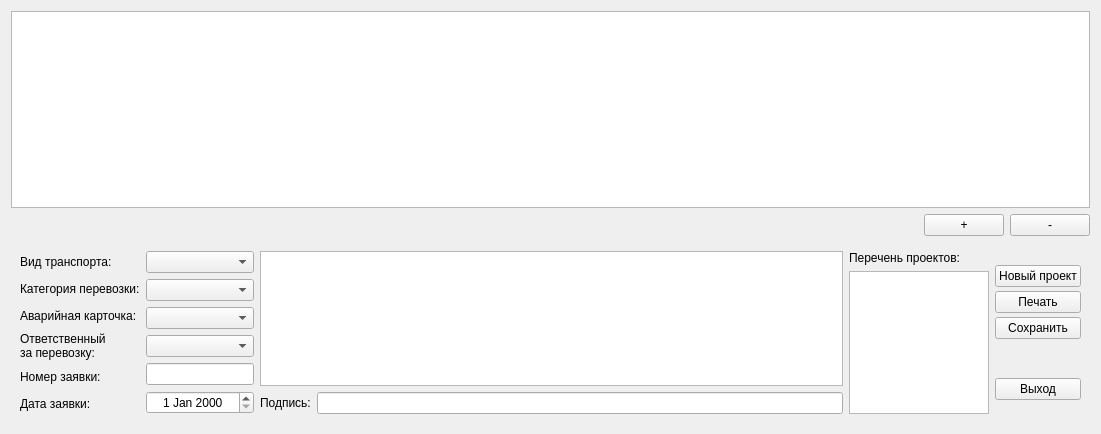
<?xml version="1.0" encoding="UTF-8"?>
<ui version="4.0">
 <class>ClaimForm</class>
 <widget class="QWidget" name="ClaimForm">
  <property name="geometry">
   <rect>
    <x>0</x>
    <y>0</y>
    <width>1101</width>
    <height>434</height>
   </rect>
  </property>
  <property name="windowTitle">
   <string>Заявка на специальную перевозку</string>
  </property>
  <property name="windowIcon">
   <iconset>
    <normaloff>../images/new.png</normaloff>../images/new.png</iconset>
  </property>
  <layout class="QVBoxLayout" name="verticalLayout_2">
   <item>
    <widget class="QFrame" name="frame_4">
     <property name="sizePolicy">
      <sizepolicy hsizetype="Preferred" vsizetype="Preferred">
       <horstretch>10</horstretch>
       <verstretch>5</verstretch>
      </sizepolicy>
     </property>
     <property name="frameShape">
      <enum>QFrame::NoFrame</enum>
     </property>
     <property name="frameShadow">
      <enum>QFrame::Raised</enum>
     </property>
     <layout class="QVBoxLayout" name="verticalLayout_7">
      <property name="spacing">
       <number>-1</number>
      </property>
      <property name="margin">
       <number>0</number>
      </property>
      <item>
       <widget class="QTableView" name="tv">
        <property name="sizePolicy">
         <sizepolicy hsizetype="Expanding" vsizetype="Expanding">
          <horstretch>0</horstretch>
          <verstretch>0</verstretch>
         </sizepolicy>
        </property>
       </widget>
      </item>
      <item>
       <layout class="QHBoxLayout" name="horizontalLayout_5">
        <item>
         <spacer name="horizontalSpacer_2">
          <property name="orientation">
           <enum>Qt::Horizontal</enum>
          </property>
          <property name="sizeHint" stdset="0">
           <size>
            <width>40</width>
            <height>20</height>
           </size>
          </property>
         </spacer>
        </item>
        <item>
         <widget class="QPushButton" name="pbAdd">
          <property name="text">
           <string>+</string>
          </property>
         </widget>
        </item>
        <item>
         <widget class="QPushButton" name="pbDel">
          <property name="text">
           <string>-</string>
          </property>
         </widget>
        </item>
       </layout>
      </item>
     </layout>
    </widget>
   </item>
   <item>
    <widget class="QFrame" name="frame_5">
     <property name="sizePolicy">
      <sizepolicy hsizetype="Preferred" vsizetype="Preferred">
       <horstretch>0</horstretch>
       <verstretch>1</verstretch>
      </sizepolicy>
     </property>
     <property name="frameShape">
      <enum>QFrame::NoFrame</enum>
     </property>
     <property name="frameShadow">
      <enum>QFrame::Raised</enum>
     </property>
     <layout class="QHBoxLayout" name="horizontalLayout">
      <item>
       <layout class="QVBoxLayout" name="verticalLayout_10">
        <item>
         <widget class="QLabel" name="label_9">
          <property name="text">
           <string>Вид транспорта:</string>
          </property>
         </widget>
        </item>
        <item>
         <widget class="QLabel" name="label_10">
          <property name="text">
           <string>Категория перевозки:</string>
          </property>
         </widget>
        </item>
        <item>
         <widget class="QLabel" name="label_11">
          <property name="text">
           <string>Аварийная карточка:</string>
          </property>
         </widget>
        </item>
        <item>
         <widget class="QLabel" name="label_12">
          <property name="text">
           <string>Ответственный
за перевозку:</string>
          </property>
         </widget>
        </item>
        <item>
         <widget class="QLabel" name="label_13">
          <property name="text">
           <string>Номер заявки:</string>
          </property>
          <property name="alignment">
           <set>Qt::AlignLeading|Qt::AlignLeft|Qt::AlignVCenter</set>
          </property>
         </widget>
        </item>
        <item>
         <widget class="QLabel" name="label_14">
          <property name="text">
           <string>Дата заявки:</string>
          </property>
         </widget>
        </item>
       </layout>
      </item>
      <item>
       <layout class="QVBoxLayout" name="verticalLayout_12">
        <property name="spacing">
         <number>-1</number>
        </property>
        <property name="sizeConstraint">
         <enum>QLayout::SetDefaultConstraint</enum>
        </property>
        <item>
         <widget class="QComboBox" name="cbTransportType"/>
        </item>
        <item>
         <widget class="QComboBox" name="cbTransportCategory"/>
        </item>
        <item>
         <widget class="QComboBox" name="cbEmergencyCard"/>
        </item>
        <item>
         <widget class="QComboBox" name="cbTransportResponsible"/>
        </item>
        <item>
         <widget class="QLineEdit" name="leNumber">
          <property name="sizePolicy">
           <sizepolicy hsizetype="Minimum" vsizetype="Fixed">
            <horstretch>0</horstretch>
            <verstretch>0</verstretch>
           </sizepolicy>
          </property>
          <property name="alignment">
           <set>Qt::AlignCenter</set>
          </property>
         </widget>
        </item>
        <item>
         <widget class="QDateEdit" name="de">
          <property name="alignment">
           <set>Qt::AlignCenter</set>
          </property>
         </widget>
        </item>
       </layout>
      </item>
      <item>
       <layout class="QVBoxLayout" name="verticalLayout_13">
        <item>
         <widget class="QTextEdit" name="te">
          <property name="sizePolicy">
           <sizepolicy hsizetype="Minimum" vsizetype="Preferred">
            <horstretch>0</horstretch>
            <verstretch>0</verstretch>
           </sizepolicy>
          </property>
          <property name="minimumSize">
           <size>
            <width>0</width>
            <height>0</height>
           </size>
          </property>
         </widget>
        </item>
        <item>
         <layout class="QHBoxLayout" name="horizontalLayout_7">
          <item>
           <widget class="QLabel" name="label_15">
            <property name="text">
             <string>Подпись:</string>
            </property>
           </widget>
          </item>
          <item>
           <widget class="QLineEdit" name="leSign"/>
          </item>
         </layout>
        </item>
       </layout>
      </item>
      <item>
       <layout class="QVBoxLayout" name="verticalLayout">
        <item>
         <widget class="QLabel" name="label_16">
          <property name="text">
           <string>Перечень проектов:</string>
          </property>
         </widget>
        </item>
        <item>
         <widget class="QListWidget" name="lwProjects">
          <property name="sizePolicy">
           <sizepolicy hsizetype="Preferred" vsizetype="Expanding">
            <horstretch>0</horstretch>
            <verstretch>0</verstretch>
           </sizepolicy>
          </property>
          <property name="maximumSize">
           <size>
            <width>140</width>
            <height>16777215</height>
           </size>
          </property>
         </widget>
        </item>
       </layout>
      </item>
      <item>
       <layout class="QVBoxLayout" name="verticalLayout_15">
        <property name="spacing">
         <number>25</number>
        </property>
        <item>
         <layout class="QVBoxLayout" name="verticalLayout_16">
          <property name="spacing">
           <number>4</number>
          </property>
          <item>
           <widget class="QPushButton" name="pbNewProject">
            <property name="text">
             <string>Новый проект</string>
            </property>
           </widget>
          </item>
          <item>
           <widget class="QPushButton" name="pbPrint">
            <property name="text">
             <string>Печать</string>
            </property>
           </widget>
          </item>
          <item>
           <widget class="QPushButton" name="pbSave">
            <property name="text">
             <string>Сохранить</string>
            </property>
           </widget>
          </item>
         </layout>
        </item>
        <item>
         <widget class="QPushButton" name="pbExit">
          <property name="text">
           <string>Выход</string>
          </property>
         </widget>
        </item>
       </layout>
      </item>
     </layout>
    </widget>
   </item>
  </layout>
 </widget>
 <resources/>
 <connections/>
</ui>
